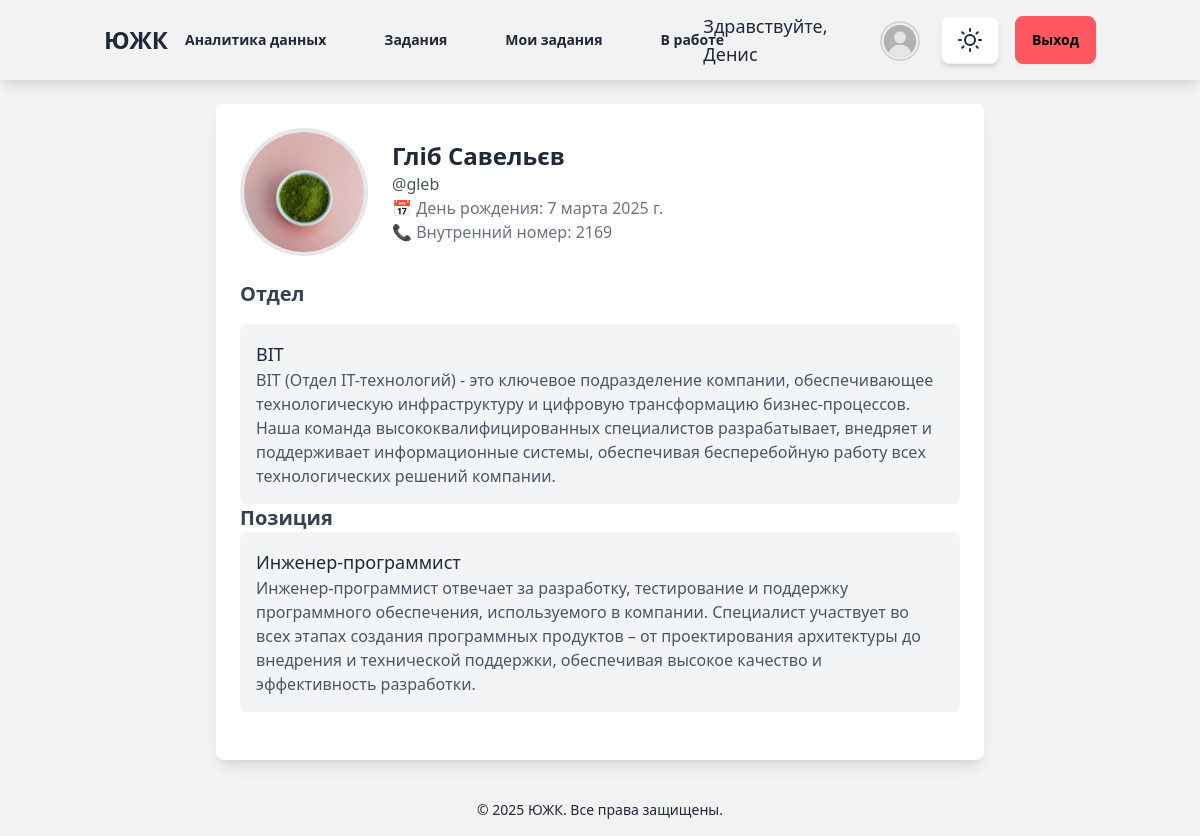
Screenshot of /account/profile/1/ (signed in) with the database file from the repository.
### account/models.py (models this page shows, shortened)
class CustomUser(AbstractUser):
    department = models.ForeignKey(Department, on_delete=models.SET_NULL, null=True, blank=True)
    position = models.ForeignKey(Position, on_delete=models.SET_NULL, null=True, blank=True, related_name="users")

class Profile(models.Model):
    user = models.OneToOneField(settings.AUTH_USER_MODEL, on_delete=models.CASCADE)
    date_of_birthday = models.DateField(blank=True, null=True)
    photo = models.ImageField(upload_to='users/%Y/%m/%d/', blank=True)
    number = models.CharField(max_length=10, blank=True, null=True)

class Department(models.Model):
    name = models.CharField(max_length=80)
    location = models.CharField(max_length=80)
    boss = models.OneToOneField(
        settings.AUTH_USER_MODEL,
        on_delete=models.SET_NULL,
        null=True,
        blank=True,
        related_name="department_boss"
    )
    description = models.TextField()
    created_at = models.DateTimeField(auto_now_add=True)
    updated_at = models.DateTimeField(auto_now=True)

class Position(models.Model):
    title = models.CharField(max_length=255, unique=True)
    department = models.ForeignKey(Department, on_delete=models.CASCADE, related_name="positions")
    description = models.TextField(blank=True, null=True)
    created_at = models.DateTimeField(auto_now_add=True)
    updated_at = models.DateTimeField(auto_now=True)

### account/views.py (the view)
# urls.py: path('profile/<int:profile_id>/', views.different_user_profile, name='different_user_profile'),
def different_user_profile(request, profile_id):
    profile = get_object_or_404(Profile, user_id=profile_id)
    return render(request, 'account/different_user_profile.html', {'profile': profile})

### templates/account/different_user_profile.html (shortened to what this page needs)
{% extends "blog/base.html" %}
{% block content %}
<div class="container mx-auto p-6">
    <div class="max-w-3xl mx-auto bg-white shadow-lg rounded-lg p-6">
        <div class="flex items-center space-x-6">
            {% if profile.photo %}
                <img src="{{ profile.photo.url }}" alt="Profile Picture"
                     class="w-32 h-32 rounded-full border-4 border-primary object-cover">
            {% else %}
                <img src="/media/tickets/def.png" alt="Default Profile Picture"
                     class="w-32 h-32 rounded-full border-4 border-gray-300 object-cover">
            {% endif %}
            <div>
                <h2 class="text-2xl font-bold text-gray-800">{{ profile.user.get_full_name }}</h2>
                <p class="text-gray-600">@{{ profile.user.username }}</p>
                <p class="text-gray-500">📅 День рождения: {{ profile.date_of_birthday|default:"не указано" }}</p>
                <p class="text-gray-500">📞 Внутренний номер: {{ profile.number|default:"не указано" }}</p>
            </div>
        </div>
        <div class="mt-6">
            <h3 class="text-xl font-semibold text-gray-700">Отдел</h3>
            <div class="mt-4 p-4 bg-gray-100 rounded-lg">
                <p class="text-lg font-medium text-secondary">{{ profile.user.department.name|default:"не указано" }}</p>
                <p class="text-gray-600">{{ profile.user.department.description|default:"Описание отдела отсутствует." }}</p>
            </div>
            <h3 class="text-xl font-semibold text-gray-700">Позиция</h3>
            <div class="p-4 bg-gray-100 rounded-lg">
                <p class="text-lg font-medium text-primary">{{ profile.user.position.title|default:"не указано" }}</p>
                <p class="text-gray-600">{{ profile.user.position.description|default:"Описание должности отсутствует." }}</p>
            </div>
        </div>
    </div>
</div>
{% endblock %}

### templates/blog/base.html (shortened to what this page needs)
{% load static %}
{% load tailwind_tags %}
<!DOCTYPE html>
<html lang="ru">
<head>
    {% tailwind_css %}
    <script src="https://cdn.tailwindcss.com"></script>
</head>
<body class="bg-gray-100 theme-transition min-h-screen flex flex-col">
    <nav class="bg-base-200 shadow-lg sticky top-0 z-10">
        <div class="container mx-auto px-4 py-3 flex justify-between items-center">
            <a href="{% url 'tickets:ticket_list_created_by' %}" class="text-2xl font-bold hover:text-primary transition-colors">ЮЖК</a>
            {% if request.user.is_authenticated %}
            <div class="hidden md:flex items-center space-x-6">
                {% if request.user == request.user.department.boss %}
                    <a href="{% url 'tickets:data_analytics_for_the_department' %}" class="btn btn-ghost hover:bg-base-300">Аналитика данных</a>
                {% endif %}
                <a href="{% url 'tickets:ticket_list' %}" class="btn btn-ghost hover:bg-base-300">Задания</a>
                <a href="{% url 'tickets:ticket_list_created_by' %}" class="btn btn-ghost hover:bg-base-300">Мои задания</a>
                <a href="{% url 'tickets:ticket_list_accepted_by' %}" class="btn btn-ghost hover:bg-base-300">В работе</a>
            </div>
            <div class="flex items-center space-x-4">
                <span class="text-lg hidden md:inline">Здравствуйте, {{ request.user.first_name|default:request.user.username }}</span>
                <a href="{% url 'account:user_profile' %}" class="btn btn-ghost p-1 hover:ring-2 hover:ring-primary rounded-full transition-all">
                    {% if request.user.profile.photo %}
                        <img src="{{ request.user.profile.photo.url }}" alt="Profile Picture"
                            class="w-10 h-10 rounded-full border-2 border-primary object-cover">
                    {% else %}
                        <img src="/media/tickets/def.png" alt="Default Profile Picture"
                            class="w-10 h-10 rounded-full border-2 border-gray-300 object-cover">
                    {% endif %}
                </a>
                <button id="theme-toggle-btn" class="btn btn-circle bg-base-100 hover:bg-base-300 shadow-md transition-all">
                </button>
                <form action="{% url 'account:logout' %}" method="post" class="inline">
                    <button type="submit" class="btn btn-error hover:btn-error-focus transition-colors">Выход</button>
                </form>
            </div>
            {% else %}
            <div>
                <a href="{% url 'account:login' %}" class="btn btn-primary hover:bg-primary-focus transition-colors">Вход</a>
            </div>
            {% endif %}
        </div>
    </nav>
    {% block content %}
    {% endblock %}
    <footer class="bg-base-200 p-4 text-center text-sm mt-auto">
        <div class="container mx-auto">
            <p>© 2025 ЮЖК. Все права защищены.</p>
        </div>
    </footer>
</body>
</html>

### templates/blog/base.html (style rules this page uses)
.theme-transition { transition: background-color 0.3s ease, color 0.3s ease, border-color 0.3s ease; }

### rows the page displays
CustomUser: user.first_name "Денис"
Profile: photo (picture), user.get_full_name "Гліб Савельєв", user.username "gleb", date_of_birthday "7 марта 2025 г.", number "2169", user.department.name "ВІТ", user.department.description "ВІТ (Отдел IT-технологий) - это ключевое подразделение компании, обеспечивающее технологическую инфраструктуру и цифровую трансформацию бизнес-процессов. Наша команда высококвалифицированных специалистов разрабатывает, внедряет и поддерживает информационные системы, обеспечивая бесперебойную работу всех технологических решений компании.", user.position "Инженер-программист", user.position.description "Инженер-программист отвечает за разработку, тестирование и поддержку программного обеспечения, используемого в компании. Специалист участвует во всех этапах создания программных продуктов – от проектирования архитектуры до внедрения и технической поддержки, обеспечивая высокое качество и эффективность разработки."
